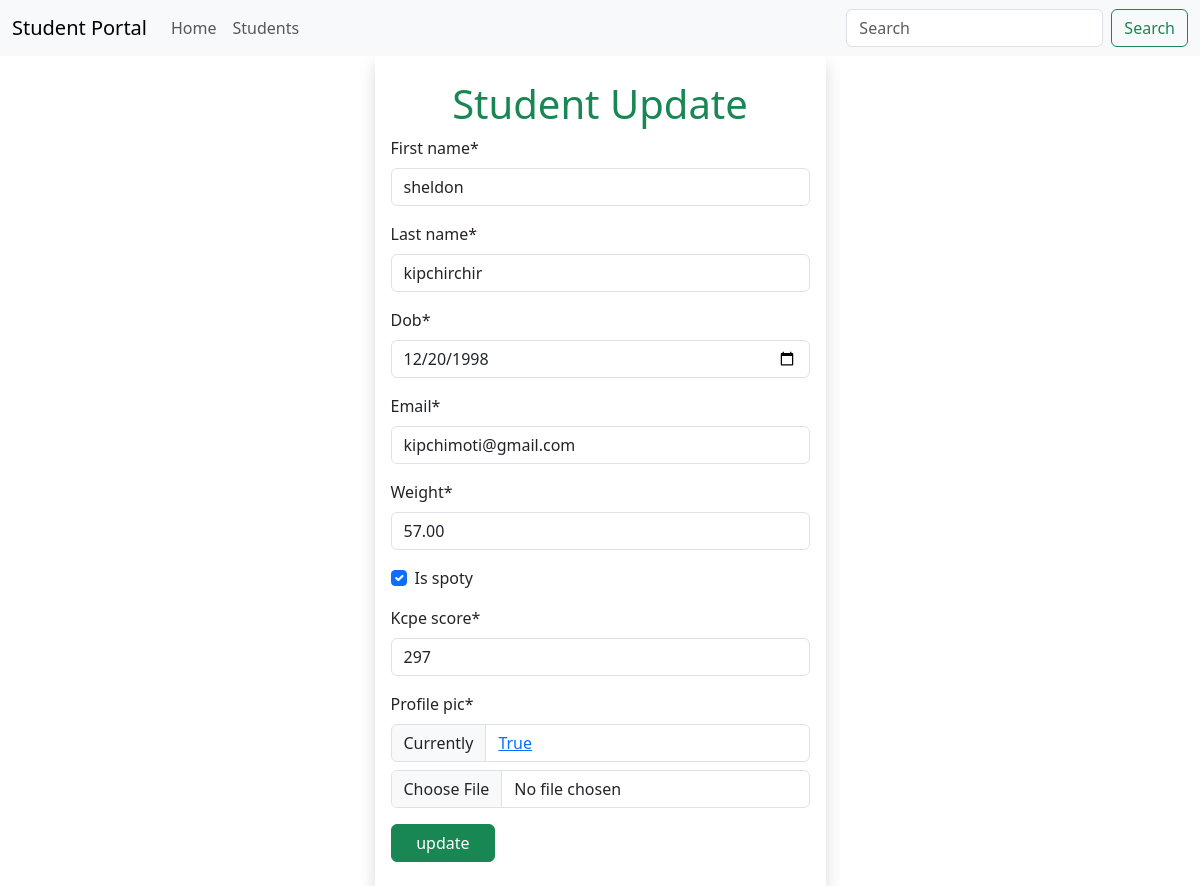
The page /students/update/4 (signed in) on the database its author committed.
### main_app/models.py (models this page shows, shortened)
class Student(models.Model):
    first_name = models.CharField(max_length=25)
    last_name = models.CharField(max_length=25)
    dob = models.DateTimeField()
    email = models.EmailField(unique=True)
    weight = models.DecimalField(max_digits=5, decimal_places=2)
    is_spoty = models.BooleanField(default=False)
    kcpe_score = models.IntegerField()
    profile_pic = models.ImageField(upload_to=generate_unique_name, null=True, default="students/student.png")
    created_at = models.DateTimeField(auto_now_add=True)
    updated_at = models.DateTimeField(auto_now=True)

### main_app/views.py (the view)
# urls.py: path('students/update/<int:student_id>', views.update_student, name='update'),
@login_required
def update_student(request, student_id):
    student = get_object_or_404(Student, pk=student_id)  # select*FROM students where id=1
    if request.method == 'POST':
        form = StudentForm(request.POST, instance=student)  # it does the comparison and save the file
        if form.is_valid():
            messages.success(request, f'successfully updated {student.first_name}')
            form.save()
        return redirect('details', student_id)
    else:
        form = StudentForm(instance=student)
    return render(request, 'update.html', {'form': form})

### app_forms.py
class StudentForm(forms.ModelForm):
    class Meta:
        model = Student
        fields = "__all__"
        widgets = {
            'dob': forms.DateInput(attrs={'min': '1990-01-01', 'max': '2004-12-12', 'type': 'date'}),
            'kcpe_score': forms.NumberInput(attrs={'max': 500, 'min': 0})
        }

### templates/update.html (shortened to what this page needs)
{% extends 'base.html' %}
{% load crispy_forms_filters %}
{% block content %}
    {% include 'navbar.html' %}
    <div class="container">
        <div class="row justify-content-center ">
            <div class='col-sm-5'>
                <form action="{{ request.path }}" method="POST" class="shadow px-3 py-4" enctype="multipart/form-data">
                    <h1 class="text-center text-capitalize text-success">Student update</h1>
                    {{ form | crispy }}
                    <button class="btn btn-success w-25">update</button>
                </form>
            </div>
        </div>
    </div>
{% endblock %}

### rows shown on the page
Student: first_name "sheldon", last_name "kipchirchir", dob "12/20/1998", email "kipchimoti@gmail.com", weight "57.00", is_spoty "☑", kcpe_score "297"
